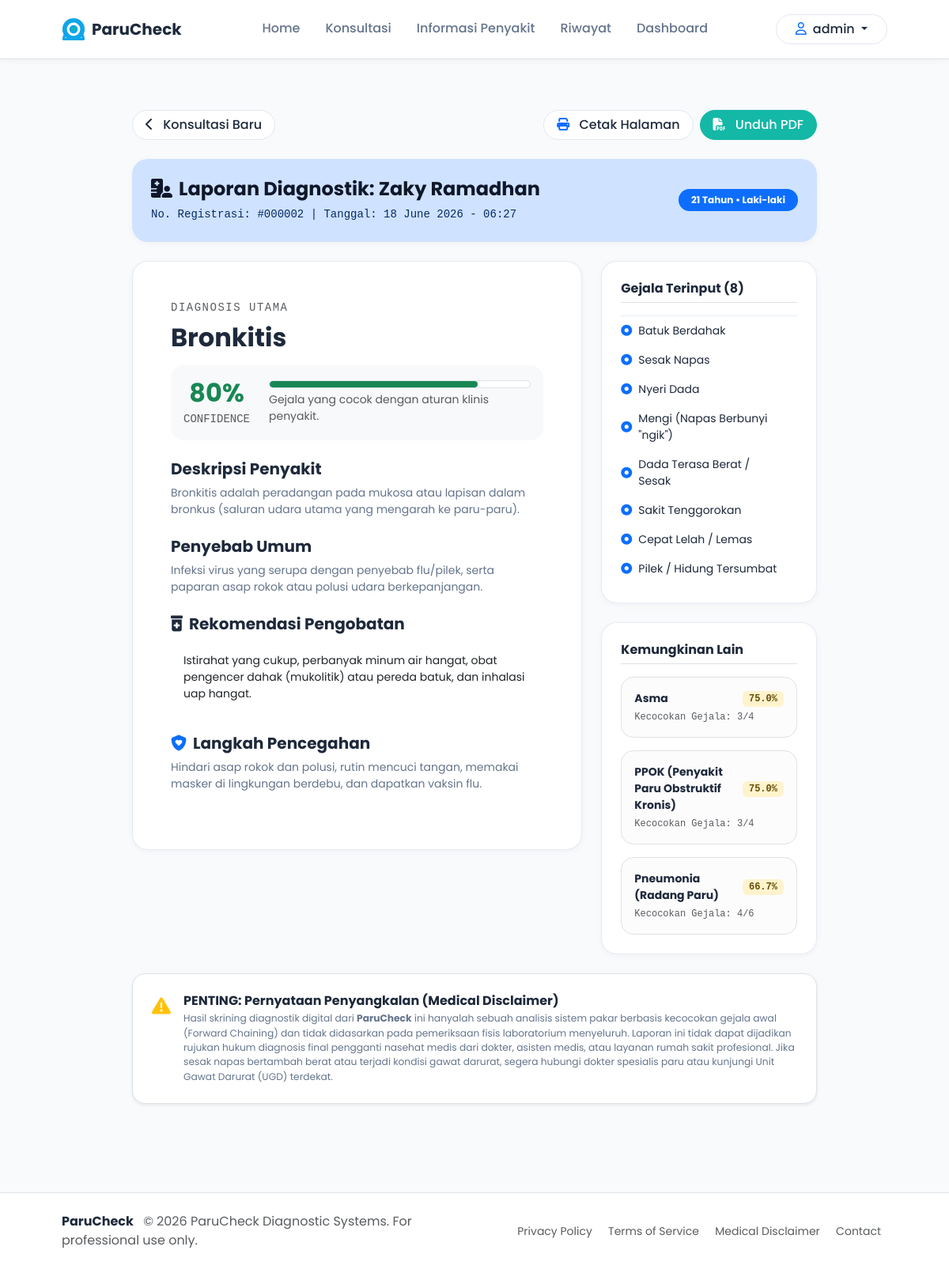
/result/2 (signed in), run on the app's committed database.
### models/__init__.py (models this page shows, shortened)
class User(db.Model, UserMixin):
    __tablename__ = 'user'
    id = db.Column(db.Integer, primary_key=True)
    username = db.Column(db.String(150), unique=True, nullable=False)
    email = db.Column(db.String(150), unique=True, nullable=False)
    password_hash = db.Column(db.String(256), nullable=False)
    role = db.Column(db.String(50), default='patient')  # 'admin' or 'patient'
    status = db.Column(db.String(50), default='active')  # 'active' or 'inactive'
    created_at = db.Column(db.DateTime, default=datetime.utcnow)
    diagnoses = db.relationship('DiagnosisHistory', backref='user', lazy=True)

class DiagnosisHistory(db.Model):
    __tablename__ = 'diagnosis_history'
    id = db.Column(db.Integer, primary_key=True)
    user_id = db.Column(db.Integer, db.ForeignKey('user.id', ondelete='SET NULL'), nullable=True)
    patient_name = db.Column(db.String(255), nullable=False)
    patient_age = db.Column(db.Integer, nullable=False)
    patient_gender = db.Column(db.String(50), nullable=False)
    symptoms_json = db.Column(db.Text, nullable=False)  # JSON-encoded array of symptom names/codes
    diagnosed_disease_id = db.Column(db.Integer, db.ForeignKey('disease.id', ondelete='SET NULL'), nullable=True)
    confidence_percentage = db.Column(db.Float, nullable=False)
    created_at = db.Column(db.DateTime, default=datetime.utcnow)
    @property
    def symptoms_list(self):
        try:
            return json.loads(self.symptoms_json)
        except Exception:
            return []

class Disease(db.Model):
    __tablename__ = 'disease'
    id = db.Column(db.Integer, primary_key=True)
    code = db.Column(db.String(50), unique=True, nullable=False)  # e.g., P001
    name = db.Column(db.String(255), nullable=False)
    description = db.Column(db.Text, nullable=False)
    causes = db.Column(db.Text, nullable=True)
    treatment = db.Column(db.Text, nullable=True)
    prevention = db.Column(db.Text, nullable=True)
    created_at = db.Column(db.DateTime, default=datetime.utcnow)
    rules = db.relationship('Rule', backref='disease', cascade='all, delete-orphan', lazy=True)
    diagnoses = db.relationship('DiagnosisHistory', backref='disease', lazy=True)

class Symptom(db.Model):
    __tablename__ = 'symptom'
    id = db.Column(db.Integer, primary_key=True)
    code = db.Column(db.String(50), unique=True, nullable=False)  # e.g., G001
    name = db.Column(db.String(255), nullable=False)
    category = db.Column(db.String(100), nullable=True)  # e.g., 'Umum', 'Pernapasan'
    created_at = db.Column(db.DateTime, default=datetime.utcnow)

class Rule(db.Model):
    __tablename__ = 'rule'
    id = db.Column(db.Integer, primary_key=True)
    code = db.Column(db.String(50), unique=True, nullable=False)  # e.g., R001
    disease_id = db.Column(db.Integer, db.ForeignKey('disease.id', ondelete='CASCADE'), nullable=False)
    created_at = db.Column(db.DateTime, default=datetime.utcnow)
    symptoms = db.relationship('Symptom', secondary=rule_symptoms, lazy='subquery',
                               backref=db.backref('rules', lazy=True))

### routes/main.py (the view)
@main_bp.route('/result/<int:history_id>')
def result(history_id):
    history = DiagnosisHistory.query.get_or_404(history_id)
    if history.user_id:
        if not current_user.is_authenticated or (current_user.id != history.user_id and current_user.role != 'admin'):
            flash('Anda tidak memiliki akses untuk melihat hasil ini.', 'danger')
            return redirect(url_for('main.home'))
    else:
        if not session.get(f"guest_diagnosis_{history_id}") and (not current_user.is_authenticated or current_user.role != 'admin'):
            flash('Anda tidak memiliki akses untuk melihat hasil ini.', 'danger')
            return redirect(url_for('main.home'))
    symptom_names = [s['name'] for s in history.symptoms_list]
    db_symptoms = Symptom.query.filter(Symptom.name.in_(symptom_names)).all()
    symptom_ids = [s.id for s in db_symptoms]
    diagnosis_res = run_forward_chaining(symptom_ids)
    return render_template(
        'main/result.html',
        history=history,
        primary_disease=history.disease,
        confidence=history.confidence_percentage,
        triggered_rules=diagnosis_res['triggered_rules'],
        differential_diagnoses=diagnosis_res['differential_diagnoses']
    )

### templates/main/result.html (shortened to what this page needs)
{% extends "base.html" %}
{% block content %}
<div class="container px-md-5 py-5">
    <div class="row g-4 justify-content-center">
        <div class="col-lg-10">
            <div class="d-flex justify-content-between align-items-center mb-4">
                <a href="{{ url_for('main.consultation') }}" class="btn btn-outline-slate rounded-pill px-3">
                    <i class="fa-solid fa-chevron-left me-2"></i> Konsultasi Baru
                </a>
                <div class="d-flex gap-2">
                    <button onclick="window.print()" class="btn btn-outline-slate rounded-pill px-3">
                        <i class="fa-solid fa-print me-2 text-primary"></i> Cetak Halaman
                    </button>
                    <a href="{{ url_for('main.result_pdf', history_id=history.id) }}" class="btn btn-teal rounded-pill px-3">
                        <i class="fa-solid fa-file-pdf me-2"></i> Unduh PDF
                    </a>
                </div>
            </div>
            <div class="card card-modern border-0 bg-primary-subtle text-primary-emphasis p-4 mb-4">
                <div class="row align-items-center g-3">
                    <div class="col-md-8">
                        <h4 class="fw-bold mb-1"><i class="fa-solid fa-hospital-user me-2"></i>Laporan Diagnostik: {{ history.patient_name }}</h4>
                        <span class="small font-monospace text-muted-custom">
                            No. Registrasi: #{{ "%06d"|format(history.id) }} | Tanggal: {{ history.created_at.strftime('%d %B %Y - %H:%M') }}
                        </span>
                    </div>
                    <div class="col-md-4 text-md-end">
                        <span class="badge bg-primary text-white rounded-pill px-3 py-2 small">
                            {{ history.patient_age }} Tahun • {% if history.patient_gender == 'L' %}Laki-laki{% else %}Perempuan{% endif %}
                        </span>
                    </div>
                </div>
            </div>
            <div class="row g-4">
                <div class="col-md-8">
                    <div class="card card-modern p-4 p-md-5 mb-4">
                        <span class="text-uppercase font-monospace text-muted small mb-2 d-block" style="letter-spacing: 1.5px;">DIAGNOSIS UTAMA</span>
                        {% if primary_disease %}
                            <h2 class="fw-bold text-slate mb-3">{{ primary_disease.name }}</h2>
                            <div class="d-flex align-items-center mb-4 p-3 rounded-4 bg-light">
                                <div class="me-4 text-center">
                                    <div class="h2 fw-bold text-success mb-0">{{ "%d"|format(confidence) }}%</div>
                                    <span class="text-muted small font-monospace">CONFIDENCE</span>
                                </div>
                                <div class="flex-grow-1">
                                    <div class="progress rounded-pill bg-white border" style="height: 10px;">
                                        <div class="progress-bar rounded-pill bg-success" role="progressbar" style="width: {{ confidence }}%;" aria-valuenow="{{ confidence }}" aria-valuemin="0" aria-valuemax="100"></div>
                                    </div>
                                    <span class="text-muted small mt-1 d-block">Gejala yang cocok dengan aturan klinis penyakit.</span>
                                </div>
                            </div>
                            <div class="mb-4">
                                <h5 class="fw-bold text-slate mb-2">Deskripsi Penyakit</h5>
                                <p class="text-slate-muted small leading-lg mb-4">{{ primary_disease.description }}</p>
                                <h5 class="fw-bold text-slate mb-2">Penyebab Umum</h5>
                                <p class="text-slate-muted small leading-lg mb-4">{{ primary_disease.causes }}</p>
                                <h5 class="fw-bold text-slate mb-2"><i class="fa-solid fa-prescription-bottle-medical text-teal me-2"></i>Rekomendasi Pengobatan</h5>
                                <div class="bg-teal-subtle text-teal-emphasis p-3 rounded-4 small mb-4">
                                    {{ primary_disease.treatment }}
                                </div>
                                <h5 class="fw-bold text-slate mb-2"><i class="fa-solid fa-shield-heart text-primary me-2"></i>Langkah Pencegahan</h5>
                                <p class="text-slate-muted small leading-lg mb-0">{{ primary_disease.prevention }}</p>
                            </div>
                        {% endif %}
                    </div>
                </div>
                <div class="col-md-4">
                    <div class="card card-modern p-4 mb-4">
                        <h6 class="fw-bold text-slate mb-3 border-bottom pb-2">Gejala Terinput ({{ history.symptoms_list|length }})</h6>
                        <ul class="list-group list-group-flush">
                            {% for s in history.symptoms_list %}
                                <li class="list-group-item py-2 border-0 bg-transparent ps-0 small text-slate d-flex align-items-center">
                                    <i class="fa-solid fa-circle-dot text-primary me-2 fs-8"></i>
                                    <span>{{ s.name }}</span>
                                </li>
                            {% endfor %}
                        </ul>
                    </div>
                    {% if differential_diagnoses %}
                        <div class="card card-modern p-4">
                            <h6 class="fw-bold text-slate mb-3 border-bottom pb-2">Kemungkinan Lain</h6>
                            <div class="d-flex flex-column gap-3">
                                {% for item in differential_diagnoses %}
                                    <div class="p-3 border rounded-4 bg-light-subtle">
                                        <div class="d-flex justify-content-between align-items-center mb-1">
                                            <span class="fw-bold text-slate small">{{ item.disease.name }}</span>
                                            <span class="badge bg-warning-subtle text-warning-emphasis font-monospace px-2 py-1 small">{{ item.confidence }}%</span>
                                        </div>
                                        <p class="text-muted mb-0 font-monospace small" style="font-size: 0.75rem;">
                                            Kecocokan Gejala: {{ item.matched_symptoms_count }}/{{ item.total_rule_symptoms_count }}
                                        </p>
                                    </div>
                                {% endfor %}
                            </div>
                        </div>
                    {% endif %}
                </div>
            </div>
            <div class="alert alert-slate bg-white border text-muted small p-4 rounded-4 shadow-sm mt-4">
                <div class="d-flex align-items-start">
                    <i class="fa-solid fa-triangle-exclamation text-warning me-3 fs-4 mt-1"></i>
                    <div>
                        <h6 class="fw-bold text-slate mb-1">PENTING: Pernyataan Penyangkalan (Medical Disclaimer)</h6>
                        <p class="mb-0 leading-lg text-slate-muted small">
                            Hasil skrining diagnostik digital dari <strong>ParuCheck</strong> ini hanyalah sebuah analisis sistem pakar berbasis kecocokan gejala awal (Forward Chaining) dan tidak didasarkan pada pemeriksaan fisis laboratorium menyeluruh. Laporan ini tidak dapat dijadikan rujukan hukum diagnosis final pengganti nasehat medis dari dokter, asisten medis, atau layanan rumah sakit profesional. Jika sesak napas bertambah berat atau terjadi kondisi gawat darurat, segera hubungi dokter spesialis paru atau kunjungi Unit Gawat Darurat (UGD) terdekat.
                        </p>
                    </div>
                </div>
            </div>
        </div>
    </div>
</div>
{% endblock %}

### templates/base.html (shortened to what this page needs)
<!DOCTYPE html>
<html lang="id">
<head>
    <link href="https://cdn.jsdelivr.net/npm/bootstrap@5.3.2/dist/css/bootstrap.min.css" rel="stylesheet">
    <link rel="stylesheet" href="https://cdnjs.cloudflare.com/ajax/libs/font-awesome/6.4.2/css/all.min.css">
    <link rel="stylesheet" href="{{ url_for('static', filename='css/style.css') }}">
</head>
<body>
    <nav class="navbar navbar-expand-lg navbar-light bg-white border-bottom py-3 sticky-top">
        <div class="container px-md-5">
            <a class="navbar-brand d-flex align-items-center" href="{{ url_for('main.home') }}">
                <span class="logo-text fw-bold text-slate">ParuCheck</span>
            </a>
            <div class="collapse navbar-collapse" id="navbarNav">
                <ul class="navbar-nav mx-auto">
                    <li class="nav-item px-2">
                        <a class="nav-link {% if request.path == '/' %}active-link{% endif %}" href="{{ url_for('main.home') }}">Home</a>
                    </li>
                    <li class="nav-item px-2">
                        <a class="nav-link {% if request.path == '/consultation' %}active-link{% endif %}" href="{{ url_for('main.consultation') }}">Konsultasi</a>
                    </li>
                    <li class="nav-item px-2">
                        <a class="nav-link {% if request.path == '/diseases' %}active-link{% endif %}" href="{{ url_for('main.diseases') }}">Informasi Penyakit</a>
                    </li>
                    {% if current_user.is_authenticated %}
                    <li class="nav-item px-2">
                        <a class="nav-link {% if request.path == '/history' %}active-link{% endif %}" href="{{ url_for('main.history') }}">Riwayat</a>
                    </li>
                    {% if current_user.role == 'admin' %}
                    <li class="nav-item px-2">
                        <a class="nav-link" href="{{ url_for('admin.dashboard') }}">Dashboard</a>
                    </li>
                    {% endif %}
                    {% endif %}
                </ul>
                <div class="d-flex align-items-center">
                    {% if current_user.is_authenticated %}
                        <div class="dropdown">
                            <button class="btn btn-outline-slate dropdown-toggle rounded-pill px-4" type="button" id="userDropdown" data-bs-toggle="dropdown" aria-expanded="false">
                                <i class="fa-regular fa-user me-2 text-primary"></i>{{ current_user.username }}
                            </button>
                        </div>
                    {% else %}
                        <a href="{{ url_for('auth.login') }}" class="btn btn-teal rounded-pill px-4 shadow-sm text-white">Sign In</a>
                    {% endif %}
                </div>
            </div>
        </div>
    </nav>
    <main class="min-vh-100 pb-5">
        {% block content %}{% endblock %}
    </main>
    <footer class="bg-white border-top py-4 mt-auto">
        <div class="container px-md-5">
            <div class="row align-items-center justify-content-between text-center text-md-start">
                <div class="col-md-6 mb-3 mb-md-0">
                    <span class="fw-bold text-slate">ParuCheck</span>
                    <span class="text-muted ms-2">© 2026 ParuCheck Diagnostic Systems. For professional use only.</span>
                </div>
                <div class="col-md-6 text-md-end">
                    <a href="#" class="text-muted text-decoration-none mx-2 small">Privacy Policy</a>
                    <a href="#" class="text-muted text-decoration-none mx-2 small">Terms of Service</a>
                    <a href="#" class="text-muted text-decoration-none mx-2 small">Medical Disclaimer</a>
                    <a href="#" class="text-muted text-decoration-none mx-2 small">Contact</a>
                </div>
            </div>
        </div>
    </footer>
</body>
</html>

### data on the page
User: username "admin"
DiagnosisHistory: patient_name "Zaky Ramadhan", id "000002", created_at "18 June 2026 - 06:27", patient_age "21", confidence_percentage "80"
Disease: name "Bronkitis", description "Bronkitis adalah peradangan pada mukosa atau lapisan dalam bronkus (saluran udara utama yang mengarah ke paru-paru).", causes "Infeksi virus yang serupa dengan penyebab flu/pilek, serta paparan asap rokok atau polusi udara berkepanjangan.", treatment "Istirahat yang cukup, perbanyak minum air hangat, obat pengencer dahak (mukolitik) atau pereda batuk, dan inhalasi uap hangat.", prevention "Hindari asap rokok dan polusi, rutin mencuci tangan, memakai masker di lingkungan berdebu, dan dapatkan vaksin flu."
Symptom: name "Batuk Berdahak"
Symptom: name "Sesak Napas"
Symptom: name "Nyeri Dada"
Symptom: name "Mengi (Napas Berbunyi \"ngik\")"
Symptom: name "Dada Terasa Berat / Sesak"
Symptom: name "Sakit Tenggorokan"
Symptom: name "Cepat Lelah / Lemas"
Symptom: name "Pilek / Hidung Tersumbat"
Rule: disease.name "Asma", confidence "75.0", matched_symptoms_count "3", total_rule_symptoms_count "4"
Rule: disease.name "PPOK (Penyakit Paru Obstruktif Kronis)", confidence "75.0", matched_symptoms_count "3", total_rule_symptoms_count "4"
Rule: disease.name "Pneumonia (Radang Paru)", confidence "66.7", matched_symptoms_count "4", total_rule_symptoms_count "6"

### other printed values
{{ history.symptoms_list|length }} "8"
